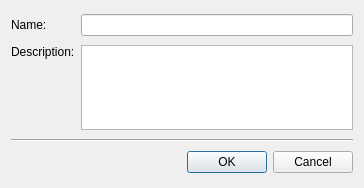
<?xml version="1.0" encoding="UTF-8"?>
<ui version="4.0">
 <class>tt3::gui::CreateActivityTypeDialog</class>
 <widget class="QDialog" name="tt3::gui::CreateActivityTypeDialog">
  <property name="geometry">
   <rect>
    <x>0</x>
    <y>0</y>
    <width>364</width>
    <height>188</height>
   </rect>
  </property>
  <property name="windowTitle">
   <string>Create activity type</string>
  </property>
  <property name="windowIcon">
   <iconset resource="tt3-gui.qrc">
    <normaloff>:/tt3-gui/Resources/Images/Actions/CreateActivityTypeLarge.png</normaloff>:/tt3-gui/Resources/Images/Actions/CreateActivityTypeLarge.png</iconset>
  </property>
  <property name="modal">
   <bool>true</bool>
  </property>
  <layout class="QGridLayout" name="gridLayout">
   <item row="0" column="0">
    <widget class="QLabel" name="displayNameLabel">
     <property name="text">
      <string>Name:</string>
     </property>
    </widget>
   </item>
   <item row="0" column="1">
    <widget class="QLineEdit" name="displayNameLineEdit"/>
   </item>
   <item row="1" column="0">
    <widget class="QLabel" name="descriptionLabel">
     <property name="text">
      <string>Description:</string>
     </property>
     <property name="alignment">
      <set>Qt::AlignmentFlag::AlignLeading|Qt::AlignmentFlag::AlignLeft|Qt::AlignmentFlag::AlignTop</set>
     </property>
    </widget>
   </item>
   <item row="1" column="1">
    <widget class="QTextEdit" name="descriptionTextEdit">
     <property name="sizePolicy">
      <sizepolicy hsizetype="Expanding" vsizetype="Fixed">
       <horstretch>0</horstretch>
       <verstretch>0</verstretch>
      </sizepolicy>
     </property>
     <property name="maximumSize">
      <size>
       <width>16777215</width>
       <height>85</height>
      </size>
     </property>
     <property name="acceptRichText">
      <bool>false</bool>
     </property>
    </widget>
   </item>
   <item row="2" column="0" colspan="2">
    <widget class="Line" name="line">
     <property name="orientation">
      <enum>Qt::Orientation::Horizontal</enum>
     </property>
    </widget>
   </item>
   <item row="3" column="0" colspan="2">
    <widget class="QDialogButtonBox" name="buttonBox">
     <property name="orientation">
      <enum>Qt::Orientation::Horizontal</enum>
     </property>
     <property name="standardButtons">
      <set>QDialogButtonBox::StandardButton::Cancel|QDialogButtonBox::StandardButton::Ok</set>
     </property>
    </widget>
   </item>
  </layout>
 </widget>
 <resources>
  <include location="tt3-gui.qrc"/>
 </resources>
 <connections>
  <connection>
   <sender>buttonBox</sender>
   <signal>accepted()</signal>
   <receiver>tt3::gui::CreateActivityTypeDialog</receiver>
   <slot>accept()</slot>
   <hints>
    <hint type="sourcelabel">
     <x>248</x>
     <y>254</y>
    </hint>
    <hint type="destinationlabel">
     <x>157</x>
     <y>274</y>
    </hint>
   </hints>
  </connection>
  <connection>
   <sender>buttonBox</sender>
   <signal>rejected()</signal>
   <receiver>tt3::gui::CreateActivityTypeDialog</receiver>
   <slot>reject()</slot>
   <hints>
    <hint type="sourcelabel">
     <x>316</x>
     <y>260</y>
    </hint>
    <hint type="destinationlabel">
     <x>286</x>
     <y>274</y>
    </hint>
   </hints>
  </connection>
  <connection>
   <sender>displayNameLineEdit</sender>
   <signal>textChanged(QString)</signal>
   <receiver>tt3::gui::CreateActivityTypeDialog</receiver>
   <slot>_displayNameLineEditTextChanged(QString)</slot>
   <hints>
    <hint type="sourcelabel">
     <x>224</x>
     <y>24</y>
    </hint>
    <hint type="destinationlabel">
     <x>181</x>
     <y>93</y>
    </hint>
   </hints>
  </connection>
  <connection>
   <sender>descriptionTextEdit</sender>
   <signal>textChanged()</signal>
   <receiver>tt3::gui::CreateActivityTypeDialog</receiver>
   <slot>_descriptionTextEditTextChanged()</slot>
   <hints>
    <hint type="sourcelabel">
     <x>224</x>
     <y>88</y>
    </hint>
    <hint type="destinationlabel">
     <x>181</x>
     <y>93</y>
    </hint>
   </hints>
  </connection>
 </connections>
 <slots>
  <slot>_displayNameLineEditTextChanged(QString)</slot>
  <slot>_descriptionTextEditTextChanged()</slot>
 </slots>
</ui>
